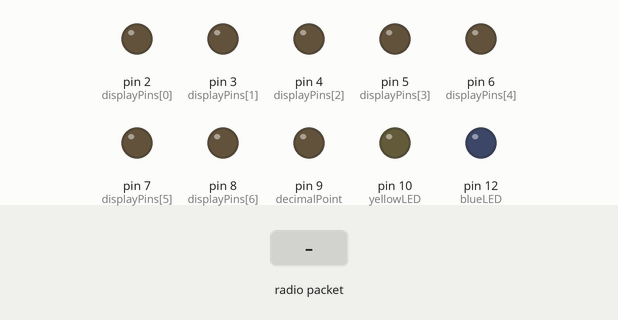
This sketch was run on a simulated Arduino Uno, built with avr-gcc and run on an emulated ATmega328P. On the bench: output pins drawn as LEDs (lit = HIGH). Inputs (shaded band) come from the test bench. No radio packets arrive unless stated.

Above: at 1.2 s.
1.3 s: radio packet "200" arrives
At 2.5 s:
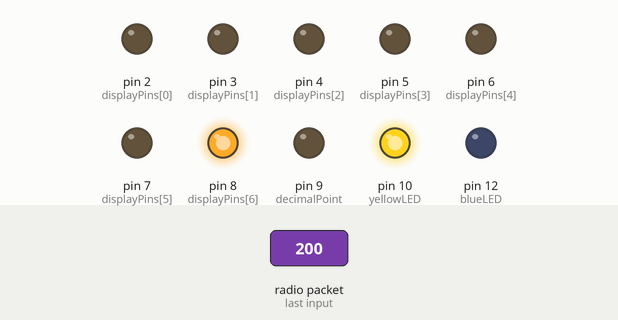
2.8 s: radio packet "200" arrives
At 3.7 s:
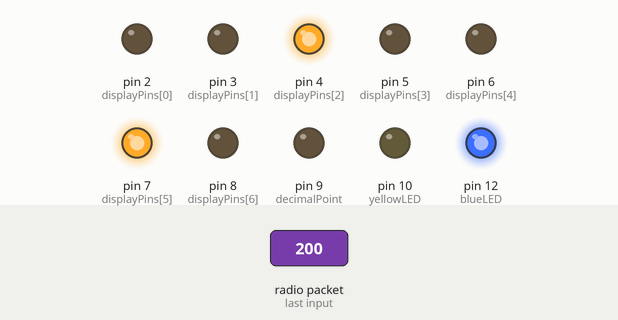
Timing chart, 0 to 5.8 s (numbered marks = the images above; inputs shaded):
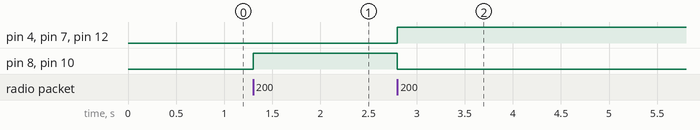

Measured:
- after the input at 1.3 s, pin 8 (displayPins[6]), pin 10 (yellowLED): LOW → HIGH at once
- after the input at 2.8 s, pin 4 (displayPins[2]), pin 7 (displayPins[5]), pin 12 (blueLED): LOW → HIGH at once; pin 8 (displayPins[6]), pin 10 (yellowLED): HIGH → LOW at once

The sketch:

receiver_unit.ino
```cpp
#include <RH_ASK.h>
#include <SPI.h>

RH_ASK rf_driver;

// Pins //
const int displayPins[7] = {2, 3, 4, 5, 6, 7, 8};
const int decimalPoint = 9;
const int blueLED = 12;
const int yellowLED = 10;

// Array values for LED //
byte displayLEDs[10][7] = {
        { 0,0,0,0,0,0,1 },  // = 0
        { 1,0,0,1,1,1,1 },  // = 1
        { 0,0,1,0,0,1,0 },  // = 2
        { 0,0,0,0,1,1,0 },  // = 3
        { 1,0,0,1,1,0,0 },  // = 4
        { 0,1,0,0,1,0,0 },  // = 5
        { 0,1,0,0,0,0,0 },  // = 6
        { 0,0,0,1,1,1,1 },  // = 7
        { 0,0,0,0,0,0,0 },  // = 8
        { 0,0,0,0,1,0,0 }   // = 9
        };

bool displayMoisture = true; // Variable to switch between moisture and light

void setup() {
  rf_driver.init(); // Initializing the RF communication driver

  // Initializing display pins
  for (int i = 0; i < 7; i++) {
    pinMode(displayPins[i], OUTPUT);
  }
  pinMode(decimalPoint, OUTPUT);
  pinMode(blueLED, OUTPUT);
  pinMode(yellowLED, OUTPUT);
}

// Displaying a number
void displayNumber(int number) {
  for (int i = 0; i < 7; i++) {
    digitalWrite(displayPins[i], displayLEDs[number][i]);
  }
}

void loop() {
  uint8_t buf[RH_ASK_MAX_MESSAGE_LEN];
  uint8_t buflen = sizeof(buf);

  // Checking if a message is received
  if (rf_driver.recv(buf, &buflen)) {
    // Checking message length
    if (buflen == 3) {
      buf[buflen] = '\0';
      String receivedMsg = String((char*)buf);

      // Extracting values from the message
      int moistureValue = receivedMsg.charAt(0) - '0';
      int lightValue = receivedMsg.charAt(2) - '0';

      // Switching display between moisture and light
      displayMoisture = !displayMoisture;

      // Displaying the appropriate value and controlling LEDs
      if (displayMoisture) {
        displayNumber(moistureValue);
        digitalWrite(blueLED, HIGH);
        digitalWrite(yellowLED, LOW);
      } else {
        displayNumber(lightValue);
        digitalWrite(blueLED, LOW);
        digitalWrite(yellowLED, HIGH);
      }
    }
  }
}
```
